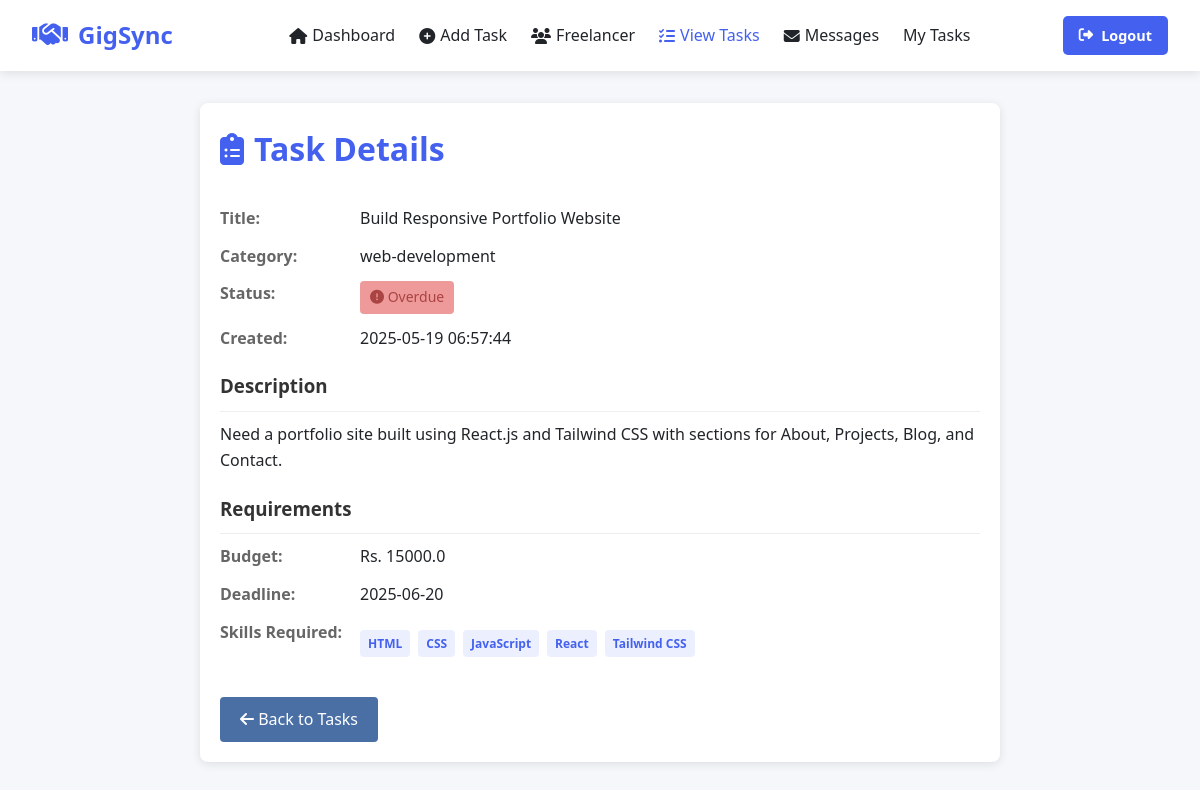
/view_task_details/9, run on the app's committed database.
### tables this page shows
CREATE TABLE tasks (
        id INTEGER PRIMARY KEY AUTOINCREMENT,
        title TEXT NOT NULL,
        category TEXT NOT NULL,
        description TEXT NOT NULL,
        budget REAL,
        deadline TEXT,
        skills TEXT,
        assigned_to TEXT,
        status TEXT DEFAULT 'Pending',
        created_at TIMESTAMP DEFAULT CURRENT_TIMESTAMP,
        creator_id INTEGER
    );

### app.py (the view)
@app.route('/view_task_details/<int:task_id>')
def view_task_details(task_id):
    connection = sqlite3.connect('task_manager.db')
    connection.row_factory = sqlite3.Row  # Enables dict-style access
    cursor = connection.cursor()
    cursor.execute('''
        SELECT t.*, em.name AS employer_name
        FROM tasks t
        LEFT JOIN employers em ON t.creator_id = em.id
        WHERE t.id = ?
    ''', (task_id,))
    task = cursor.fetchone()
    if not task:
        flash('Task not found!', 'danger')
        return redirect(url_for('view_task'))
    return render_template('task_details.html', task=task)

### templates/task_details.html (shortened to what this page needs)
<!DOCTYPE html>
<html lang="en">
<head>
    <link rel="stylesheet" href="https://cdnjs.cloudflare.com/ajax/libs/font-awesome/6.4.0/css/all.min.css">
    <link rel="stylesheet" href="{{ url_for('static', filename='css/view_task.css') }}">
</head>
<body>
    <nav class="navbar">
        <a href="/employer_dashboard" class="logo">
            <i class="fas fa-handshake"></i> GigSync
        </a>
        <ul class="nav-links">
            <li><a href="/employer_dashboard"><i class="fas fa-home"></i> Dashboard</a></li>
            <li><a href="/tasks"><i class="fas fa-plus-circle"></i>Add Task</a></li>
            <li><a href="/freelancer_list"><i class="fas fa-users"></i> Freelancer</a></li>
            <li><a href="/view_task" class="active"><i class="fas fa-tasks"></i>View Tasks</a></li>
            <li><a href="/messages"><i class="fas fa-envelope"></i> Messages</a></li>
            <li><a href="/my_tasks">My Tasks</a></li>
        </ul>
        <div class="user-profile">
            <a href="/" style="text-decoration: none;" class="btn btn-primary"><i class="fas fa-sign-out-alt"></i> Logout</a>
        </div>
    </nav>
    <div class="container">
        <div class="task-details-container">
            <div class="page-header">
                <h1><i class="fas fa-clipboard-list"></i> Task Details</h1>
            </div>
            <div class="detail-section">
                <div class="detail-item">
                    <div class="detail-label">Title:</div>
                    <div class="detail-value">{{ task['title'] }}</div>
                </div>
                <div class="detail-item">
                    <div class="detail-label">Category:</div>
                    <div class="detail-value">{{ task['category'] }}</div>
                </div>
                <div class="detail-item">
                    <div class="detail-label">Status:</div>
                    <div class="detail-value">
                        {% if task['status'] == 'pending' %}
                            <span class="task-status status-pending"><i class="fas fa-clock"></i> Pending</span>
                        {% elif task['status'] == 'in-progress' %}
                            <span class="task-status status-in-progress"><i class="fas fa-spinner fa-spin"></i> In Progress</span>
                        {% elif task['status'] == 'completed' %}
                            <span class="task-status status-completed"><i class="fas fa-check"></i> Completed</span>
                        {% else %}
                            <span class="task-status status-overdue"><i class="fas fa-exclamation-circle"></i> Overdue</span>
                        {% endif %}
                    </div>
                </div>
                <div class="detail-item">
                    <div class="detail-label">Created:</div>
                    <div class="detail-value">{{ task['created_at'] }}</div>
                </div>
            </div>
            <div class="detail-section">
                <h3>Description</h3>
                <p>{{ task['description'] }}</p>
            </div>
            <div class="detail-section">
                <h3>Requirements</h3>
                <div class="detail-item">
                    <div class="detail-label">Budget:</div>
                    <div class="detail-value">Rs. {{ task['budget'] }}</div>
                </div>
                <div class="detail-item">
                    <div class="detail-label">Deadline:</div>
                    <div class="detail-value">{{ task['deadline'] }}</div>
                </div>
                <div class="detail-item">
                    <div class="detail-label">Skills Required:</div>
                    <div class="detail-value">
                        <div class="skills-container">
                            {% for skill in task['skills'].split(',') %}
                                <span class="skill-badge">{{ skill }}</span>
                            {% endfor %}
                        </div>
                    </div>
                </div>
            </div>
            <a href="/view_task" class="back-button">
                <i class="fas fa-arrow-left"></i> Back to Tasks
            </a>
        </div>
    </div>
</body>
</html>

### static/css/view_task.css (style rules this page uses)
:root { --primary-color: #4361ee; --secondary-color: #3f37c9; --accent-color: #4cc9f0; --light-color: #f8f9fa; --dark-color: #212529; --success-color: #4bb543; --warning-color: #f0ad4e; --danger-color: #d9534f; }
* { margin: 0; padding: 0; box-sizing: border-box; font-family: 'Segoe UI', Tahoma, Geneva, Verdana, sans-serif; }
body { background-color: #f5f7fa; color: var(--dark-color); line-height: 1.6; }
.navbar { background-color: white; box-shadow: 0 2px 10px rgba(0, 0, 0, 0.1); padding: 1rem 2rem; position: sticky; top: 0; z-index: 100; display: flex; justify-content: space-between; align-items: center; }
.logo { display: flex; align-items: center; text-decoration: none; color: var(--primary-color); font-weight: 700; font-size: 1.5rem; transition: transform 0.3s ease; }
.logo i { margin-right: 10px; font-size: 1.8rem; }
.nav-links { display: flex; list-style: none; }
.nav-links li { margin-left: 1.5rem; }
.nav-links a { text-decoration: none; color: var(--dark-color); font-weight: 500; transition: color 0.3s ease; display: flex; align-items: center; }
.nav-links a i { margin-right: 5px; }
.active { color: var(--primary-color) !important; }
.user-profile { display: flex; align-items: center; }
.container { max-width: 1200px; margin: 2rem auto; padding: 0 2rem; }
.page-header { display: flex; justify-content: space-between; align-items: center; margin-bottom: 2rem; animation: fadeIn 0.5s ease; }
.page-header h1 { color: var(--primary-color); font-size: 2rem; display: flex; align-items: center; }
.page-header h1 i { margin-right: 10px; }
.task-status { display: inline-block; padding: 0.25rem 0.75rem; border-radius: 20px; font-size: 0.85rem; font-weight: 500; }
.status-overdue { background-color: rgba(217, 83, 79, 0.1); color: var(--danger-color); }
.skill-badge { display: inline-block; padding: 0.25rem 0.5rem; border-radius: 4px; font-size: 0.75rem; font-weight: 600; background-color: rgba(67, 97, 238, 0.1); color: var(--primary-color); }
.btn { padding: 0.5rem 1rem; border: none; border-radius: 5px; font-size: 0.9rem; font-weight: 600; cursor: pointer; transition: all 0.3s ease; display: inline-flex; align-items: center; justify-content: center; text-decoration: none; }
.btn i { margin-right: 0.5rem; }
.btn-primary { background-color: var(--primary-color); color: white; }

### templates/task_details.html (style rules this page uses)
.task-details-container { max-width: 800px; margin: 20px auto; padding: 20px; background-color: #fff; border-radius: 8px; box-shadow: 0 2px 10px rgba(0, 0, 0, 0.1); }
.detail-section { margin-bottom: 20px; }
.detail-section h3 { margin-bottom: 10px; color: #333; border-bottom: 1px solid #eee; padding-bottom: 10px; }
.detail-item { display: flex; margin-bottom: 12px; }
.detail-label { font-weight: bold; width: 140px; color: #666; }
.detail-value { flex: 1; }
.skills-container { display: flex; flex-wrap: wrap; gap: 8px; margin-top: 10px; }
.back-button { display: inline-block; margin-top: 20px; padding: 10px 20px; background-color: #4a6fa5; color: white; border-radius: 4px; text-decoration: none; transition: background-color 0.3s; }
.task-status { display: inline-block; padding: 5px 10px; border-radius: 4px; font-size: 14px; font-weight: 500; }
.status-overdue { background-color: #ef9a9a; color: #a94442; }

### data on the page
tasks: title "Build Responsive Portfolio Website", category "web-development", created_at "2025-05-19 06:57:44", description "Need a portfolio site built using React.js and Tailwind CSS with sections for About, Projects, Blog, and Contact.", budget "15000.0", deadline "2025-06-20"

### other printed values
{{ skill }} "HTML" "CSS" "JavaScript" "React" "Tailwind CSS"
